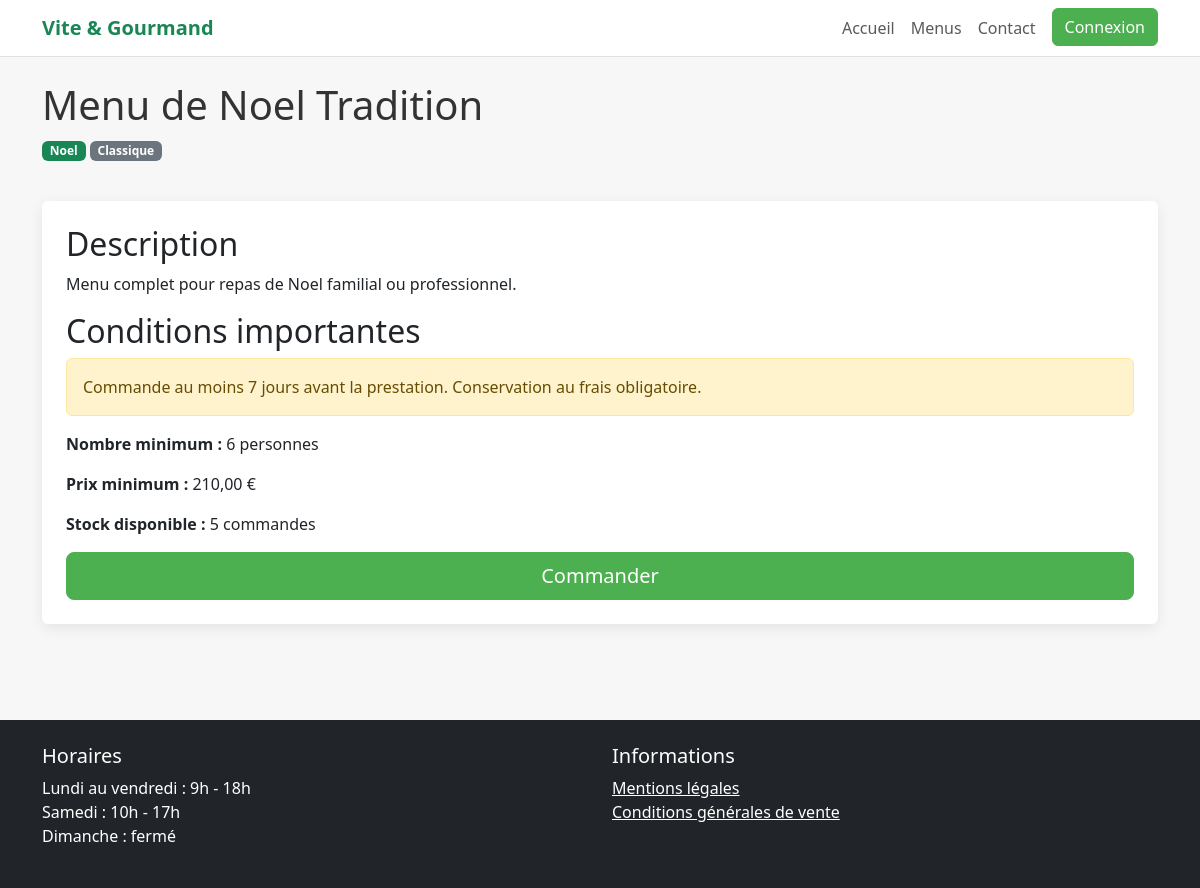
The app's page /menu?id=1 with its own data.
### tables this page shows
CREATE TABLE menu (
  id_menu INT AUTO_INCREMENT PRIMARY KEY,
  id_theme INT NOT NULL,
  id_regime INT NOT NULL,
  titre VARCHAR(150) NOT NULL,
  description TEXT NOT NULL,
  nb_personnes_min INT NOT NULL,
  prix_minimum DECIMAL(10,2) NOT NULL,
  conditions_menu TEXT NOT NULL,
  stock_disponible INT NOT NULL DEFAULT 0,
  actif BOOLEAN NOT NULL DEFAULT TRUE,
  CONSTRAINT fk_menu_theme
    FOREIGN KEY (id_theme) REFERENCES theme(id_theme),
  CONSTRAINT fk_menu_regime
    FOREIGN KEY (id_regime) REFERENCES regime(id_regime),
  CONSTRAINT chk_menu_nb_personnes CHECK (nb_personnes_min > 0),
  CONSTRAINT chk_menu_prix CHECK (prix_minimum >= 0),
  CONSTRAINT chk_menu_stock CHECK (stock_disponible >= 0)
);

CREATE TABLE theme (
  id_theme INT AUTO_INCREMENT PRIMARY KEY,
  libelle VARCHAR(80) NOT NULL UNIQUE
);

CREATE TABLE regime (
  id_regime INT AUTO_INCREMENT PRIMARY KEY,
  libelle VARCHAR(80) NOT NULL UNIQUE
);

### app/core/Controller.php (called while the page is built, shortened)
<?php
class Controller
{
    protected function view(string $view, array $data = []): void
    {
        extract($data);
        require __DIR__ . '/../views/layouts/header.php';
        require __DIR__ . '/../views/' . $view . '.php';
        require __DIR__ . '/../views/layouts/footer.php';
    }
}

### app/controllers/MenuController.php (called while the page is built, shortened)
<?php
class MenuController extends Controller
{
    public function show(): void
    {
        $id = (int)($_GET['id'] ?? 0);
        $menu = Menu::find($id);
        $this->view('menus/show', ['menu' => $menu]);
    }
}

### app/core/Router.php (called while the page is built, shortened)
<?php
class Router
{
    private array $routes = [];
    public function get(string $path, array $action): void
    {
        $this->routes['GET'][$path] = $action;
    }
    public function post(string $path, array $action): void
    {
        $this->routes['POST'][$path] = $action;
    }
    public function dispatch(string $method, string $uri): void
    {
        $path = parse_url($uri, PHP_URL_PATH);
        [$controllerClass, $methodName] = $this->routes[$method][$path];
        $controller = new $controllerClass();
        $controller->$methodName();
    }
}

### public/index.php (called while the page is built, shortened)
<?php
require_once __DIR__ . '/../app/core/Controller.php';
require_once __DIR__ . '/../app/core/Router.php';
$router = new Router();
$router->get('/', [HomeController::class, 'index']);
$router->get('/menus', [MenuController::class, 'index']);
$router->get('/menu', [MenuController::class, 'show']);
$router->get('/login', [AuthController::class, 'loginForm']);
$router->post('/login', [AuthController::class, 'login']);
$router->get('/register', [AuthController::class, 'registerForm']);
$router->post('/register', [AuthController::class, 'register']);
$router->get('/logout', [AuthController::class, 'logout']);
$router->get('/contact', [ContactController::class, 'form']);
$router->post('/contact', [ContactController::class, 'send']);
$router->get('/orders/create', [OrderController::class, 'create']);
$router->post('/orders/store', [OrderController::class, 'store']);
$router->get('/user/orders', [UserController::class, 'orders']);
$router->get('/employee/dashboard', [EmployeeController::class, 'dashboard']);
$router->get('/employee/menus', [EmployeeController::class, 'menus']);
$router->get('/employee/menu-create', [EmployeeController::class, 'createMenu']);
$router->post('/employee/menu-store', [EmployeeController::class, 'storeMenu']);
$router->get('/employee/orders', [EmployeeController::class, 'orders']);
$router->post('/employee/order-status', [EmployeeController::class, 'updateOrderStatus']);
$router->get('/admin/dashboard', [AdminController::class, 'dashboard']);
$router->get('/admin/employees', [AdminController::class, 'employees']);
$router->post('/admin/employees/store', [AdminController::class, 'storeEmployee']);
$router->post('/admin/employees/toggle', [AdminController::class, 'toggleEmployee']);
$router->get('/api/menus', [ApiController::class, 'menus']);
$router->get('/password/forgot', [PasswordController::class, 'forgotForm']);
$router->post('/password/forgot', [PasswordController::class, 'sendLink']);
$router->get('/password/reset', [PasswordController::class, 'resetForm']);
$router->post('/password/reset', [PasswordController::class, 'reset']);
$router->get('/employee/menu-edit', [EmployeeController::class, 'editMenu']);
$router->post('/employee/menu-update', [EmployeeController::class, 'updateMenu']);
$router->post('/employee/menu-delete', [EmployeeController::class, 'deleteMenu']);
$router->get('/employee/plates', [PlateController::class, 'index']);
$router->post('/employee/plates/store', [PlateController::class, 'store']);
$router->post('/employee/plates/delete', [PlateController::class, 'delete']);
$router->get('/employee/hours', [HoursController::class, 'index']);
$router->post('/employee/hours/update', [HoursController::class, 'update']);
$router->get('/employee/contacts', [EmployeeController::class, 'contacts']);
$router->post('/employee/contact-treated', [EmployeeController::class, 'markContactTreated']);
$router->post('/user/order-cancel', [UserController::class, 'cancelOrder']);
$router->get('/user/profile', [UserController::class, 'profile']);
$router->post('/user/profile-update', [UserController::class, 'updateProfile']);
$router->get('/admin/stats.json', [AdminController::class, 'statsJson']);
$router->post('/user/review', [ReviewController::class, 'store']);
$router->get('/employee/reviews', [EmployeeController::class, 'reviews']);
$router->post('/employee/review-validate', [EmployeeController::class, 'validateReview']);
$router->dispatch($_SERVER['REQUEST_METHOD'], $_SERVER['REQUEST_URI']);

### app/models/Menu.php (called while the page is built, shortened)
<?php
class Menu
{
    public static function find(int $id): ?array
    {
        $pdo = Database::getConnection();
        $stmt = $pdo->prepare("SELECT m.*, t.libelle AS theme, r.libelle AS regime
                               FROM menu m
                               JOIN theme t ON t.id_theme = m.id_theme
                               JOIN regime r ON r.id_regime = m.id_regime
                               WHERE m.id_menu = :id");
        $stmt->execute(['id' => $id]);
        $menu = $stmt->fetch();
        return $menu ?: null;
    }
}

### app/views/menus/show.php (the view)
<article>
    <h1><?= htmlspecialchars($menu['titre']) ?></h1>
    <p class="badge bg-success"><?= htmlspecialchars($menu['theme']) ?></p>
    <p class="badge bg-secondary"><?= htmlspecialchars($menu['regime']) ?></p>
    <div class="card p-4 my-4">
        <h2>Description</h2>
        <p><?= htmlspecialchars($menu['description']) ?></p>
        <h2>Conditions importantes</h2>
        <div class="alert alert-warning">
            <?= nl2br(htmlspecialchars($menu['conditions_menu'])) ?>
        </div>
        <p><strong>Nombre minimum :</strong> <?= (int)$menu['nb_personnes_min'] ?> personnes</p>
        <p><strong>Prix minimum :</strong> <?= number_format((float)$menu['prix_minimum'], 2, ',', ' ') ?> €</p>
        <p><strong>Stock disponible :</strong> <?= (int)$menu['stock_disponible'] ?> commandes</p>
        <a class="btn btn-success btn-lg" href="/orders/create?menu_id=<?= (int)$menu['id_menu'] ?>">Commander</a>
    </div>
</article>

### public/assets/css/style.css (style rules this page uses)
body { background: #f7f7f7; color: #333; }
.card { border: 0; box-shadow: 0 4px 14px rgba(0,0,0,.08); }
.btn-success { background-color: #4CAF50; border-color: #4CAF50; }

### records on screen
menu: titre "Menu de Noel Tradition", id_theme.libelle "Noel", id_regime.libelle "Classique", description "Menu complet pour repas de Noel familial ou professionnel.", conditions_menu "Commande au moins 7 jours avant la prestation. Conservation au frais obligatoire.", nb_personnes_min "6", prix_minimum "210,00", stock_disponible "5"
